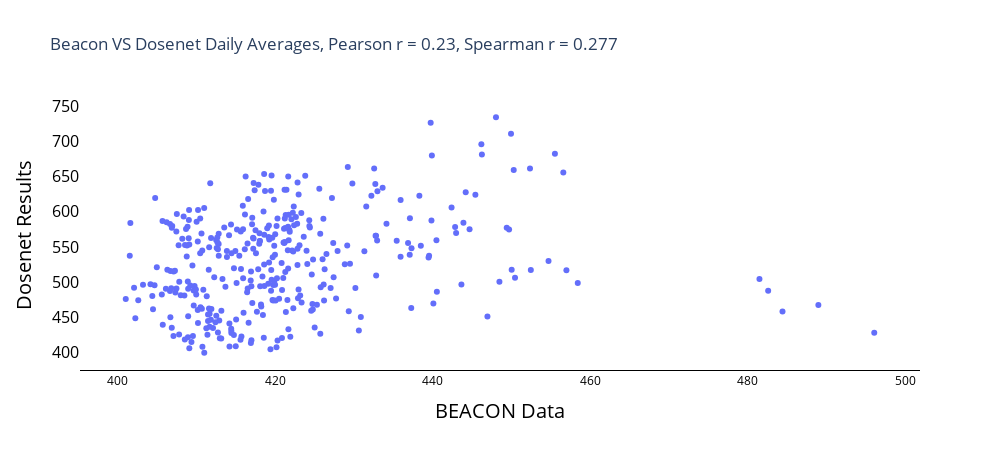

Here is the notebook cell this chart was saved with:
### Code cell
fig = go.Figure()
fig.add_scatter(
        x = all_data['CO2_ppm'],
        y = all_data['co2_ppm'], mode = 'markers')

fig.update_layout(plot_bgcolor='white',width=1000, height=450, title = 'Beacon VS Dosenet Daily Averages, Pearson r = %s, Spearman r = %s'%(pcorr, spcorr))
fig.update_yaxes(title="Dosenet Results",titlefont=dict(color='black', size=20),
                showgrid=False,tickcolor='black',
                tickfont=dict(color='black', size=16))
fig.update_xaxes(title="BEACON Data ",titlefont=dict(color='black', size=20),
                linecolor='black',tickfont=dict(color='black',size=12))
fig.update_layout(legend_orientation="h",
                legend=dict(x=0,y=-.2, font=dict(size=13)))
fig.update_layout(barmode='group')
    
fig

### Figure 1 — Plotly figure (JSON) as saved in the notebook; plotly's stock layout.template omitted (floating-point values rounded to 4 significant figures; data arrays with more than 128 entries replaced by an {"elided": "..."} marker saying what was removed)
{"data": [{"mode": "markers", "type": "scatter", "x": {"elided": "357 float values"}, "y": {"elided": "357 float values"}}], "layout": {"barmode": "group", "height": 450, "legend": {"font": {"size": 13}, "orientation": "h", "x": 0, "y": -0.2}, "plot_bgcolor": "white", "title": {"text": "Beacon VS Dosenet Daily Averages, Pearson r = 0.23, Spearman r = 0.277"}, "width": 1000, "xaxis": {"linecolor": "black", "tickfont": {"color": "black", "size": 12}, "title": {"font": {"color": "black", "size": 20}, "text": "BEACON Data "}}, "yaxis": {"showgrid": false, "tickcolor": "black", "tickfont": {"color": "black", "size": 16}, "title": {"font": {"color": "black", "size": 20}, "text": "Dosenet Results"}}}}
